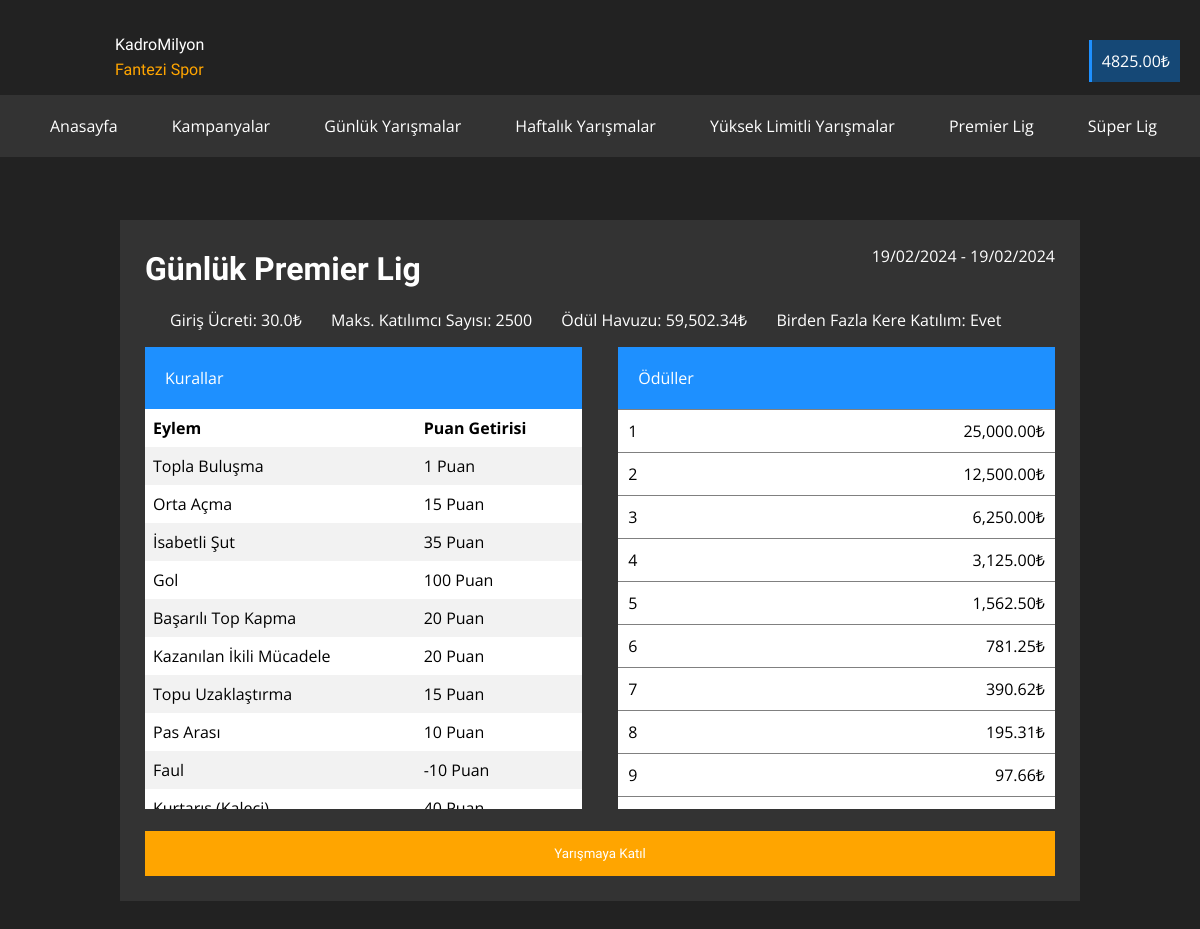
The page /competition/2 (signed in) on the database its author committed.
### app.py (models this page shows, shortened)
class User(db.Model, UserMixin):
    id = db.Column(db.Integer, primary_key=True)
    username = db.Column(db.String)
    email = db.Column(db.String, unique=True)
    password = db.Column(db.String)
    is_admin = db.Column(db.Boolean, default=False)
    balance = db.Column(db.Float, default=0)
    referred_by = db.Column(db.String)

class Competition(db.Model):
    id = db.Column(db.Integer, primary_key=True)
    competition_name = db.Column(db.String)
    start_date = db.Column(db.Date)
    end_date = db.Column(db.Date)
    entry_fee = db.Column(db.Float)
    competition_type = db.Column(db.String)
    allow_multiple_entries = db.Column(db.Boolean)
    highest_prize = db.Column(db.Float)
    max_number_of_participants = db.Column(db.Integer)
    prize_winners = db.Column(db.Integer)
    prize_decrease_multiplier = db.Column(db.Integer)
    minimum_prize = db.Column(db.Float)
    manual_prize_override = db.Column(db.String)
    @property
    def participant_max(self):
        return self.max_number_of_participants if \
            self.max_number_of_participants > self.total_participants else "Yarışma Dolu"
    @property
    def prize_pool(self):
        total_price = self.highest_prize
        temp_price = self.highest_prize
        manual_override = self.manual_prize_override
        prize_ranges = {}
        for i in range(self.prize_winners):
            temp_price = temp_price / self.prize_decrease_multiplier if temp_price / self.prize_decrease_multiplier > self.minimum_prize else self.minimum_prize
            total_price += temp_price
        return total_price
    @property
    def total_participants(self):
        return Draft.query.filter_by(competition_fk=self.id).count()
    @property
    def all_prizes(self):
        all_prizes = {}
        temp_price = self.highest_prize
        manual_override = self.manual_prize_override
        prize_ranges = {}
        if manual_override is not None:
            for i in manual_override.split("/"):
                prize_ranges[i.split(":")[0]] = float(i.split(":")[-1])
            return prize_ranges
        for i in range(self.prize_winners):
            if temp_price in all_prizes.values():
                all_prizes.pop(i)
                all_prizes[str(i) + "-" + str(self.prize_winners)] = self.minimum_prize
                return all_prizes
            all_prizes[i + 1] = temp_price
            temp_price = temp_price / self.prize_decrease_multiplier if temp_price / self.prize_decrease_multiplier > self.minimum_prize else self.minimum_prize
        return all_prizes

### app.py (the view)
@app.route("/competition/<competition_id>")
def competition(competition_id):
    if Competition.query.get(competition_id).total_participants >= \
            Competition.query.get(competition_id).max_number_of_participants:
        return flask.redirect("/")
    if not current_user.is_authenticated:
        return flask.redirect("/login")
    return flask.render_template("competition.html", competition=Competition.query.get(competition_id))

### app.py (called while the page is built)
@login_manager.user_loader
def user_loader(user_id):
    user = User.query.get(user_id)
    return user

### templates/competition.html (shortened to what this page needs)
<!doctype html>
<html lang="en">
<head>
</head>
<body style="background-color: #222; padding: 0; margin: 0; font-family: 'Open Sans', sans-serif">
    <div style="width: 100%; box-sizing: border-box; height: 220px">
        <img src="/static/kadromilyon.png" alt="" style="width: 75px; padding: 20px; float: left">
        <div style="float: left;" id="hid-mob">
            <p style="color: white; font-size: 1rem; margin-top: 35px; font-family: 'Protest Guerrilla', sans-serif">
                KadroMilyon
            </p>
            <p style="color: orange; font-size: 1rem; margin-top: -10px; font-family: 'Protest Guerrilla', sans-serif">
                Fantezi Spor
            </p>
        </div>
        <div style="float: right; margin-top: 50px">
            <div style="background-color: rgba(0,134,255,0.38); border-left: dodgerblue 3px solid; color: white; padding: 10px; box-sizing: border-box; margin-right: 20px; margin-top: -10px; float: right">
                {{'%0.2f'| format(current_user.balance|float)}}₺
            </div>
        </div>
        <div style="padding: 20px 50px; overflow-x: auto; float: left; white-space: nowrap; width: 100vw; background-color: #333; box-sizing: border-box">
            <span style="display: inline-block; color: white" onclick="document.location = '/'">
                Anasayfa
            </span>
            <span style="display: inline-block; margin-left: 50px; color: white" onclick="localStorage.clear(); window.location = '/'">
                Kampanyalar
            </span>
            <span style="display: inline-block; margin-left: 50px; color: white" onclick="document.location = '/?filter_q=daily'">
                Günlük Yarışmalar
            </span>
            <span style="display: inline-block; margin-left: 50px; color: white" onclick="document.location = '/?filter_q=weekly'">
                Haftalık Yarışmalar
            </span>
            <span style="display: inline-block; margin-left: 50px; color: white" onclick="document.location = '/?filter_q=daily'">
                Yüksek Limitli Yarışmalar
            </span>
            <span style="display: inline-block; margin-left: 50px; color: white" onclick="document.location = '/?filter_q=Premier-Lig'">
                Premier Lig
            </span>
            <span style="display: inline-block; margin-left: 50px; color: white" onclick="document.location = '/?filter_q=Süper-Lig'">
                Süper Lig
            </span>
        </div>
    </div>
    <center>
        <div style="background-color: #333333; width: 80%; height: fit-content; text-align: left; padding: 25px; box-sizing: border-box; min-height: fit-content">
            <h1 style="font-family: 'Protest Guerrilla', sans-serif; color: white; margin-top: 5px; float: left;">{{ competition.competition_name }}</h1>
            <span style="font-size: 1rem; float: right; color: white">
                {{ competition.start_date.strftime('%d/%m/%Y') }} - {{ competition.end_date.strftime('%d/%m/%Y') }}
            </span>
            <br class="displaybr">
            <br class="displaybr">
            <p style="clear: both; color: white;">
                <span style="margin-left: 25px">
                    Giriş Ücreti: {{ competition.entry_fee }}₺
                </span>
                <br class="displaybr">
                <span style="margin-left: 25px;">
                    Maks. Katılımcı Sayısı: {{ competition.participant_max }}
                </span>
                <br class="displaybr">
                <span style="margin-left: 25px">
                    Ödül Havuzu: {{"{:,.2f}".format(competition.prize_pool|float)}}₺
                </span>
                <br class="displaybr">
                <span style="margin-left: 25px">
                    Birden Fazla Kere Katılım:
                    {% if competition.allow_multiple_entries %}
                        Evet
                    {% else %}
                        Hayır
                    {% endif %}
                </span>
                <br class="displaybr">
            </p>
            <div style="background-color: white; text-align: left; float: left;" class="panel">
            <div style="background-color: dodgerblue; width: 100%; padding: 20px; color: white; box-sizing: border-box">
                Kurallar
            </div>
            <div style="width: 100%; overflow-x: auto; white-space: nowrap; height: 400px">
                <table>
                    <tr>
                        <th>Eylem</th>
                        <th>Puan Getirisi</th>
                    </tr>
                        <tr>
                            <td>
                                Topla Buluşma
                            </td>
                            <td>
                                1 Puan
                            </td>
                        </tr>
                        <tr>
                            <td>Orta Açma</td>
                            <td>15 Puan</td>
                        </tr>
                        <tr>
                            <td>İsabetli Şut</td>
                            <td>35 Puan</td>
                        </tr>
                        <tr>
                            <td>Gol</td>
                            <td>100 Puan</td>
                        </tr>
                    <tr>
                        <td>Başarılı Top Kapma</td>
                        <td>20 Puan</td>
                    </tr>
                    <tr>
                        <td>Kazanılan İkili Mücadele</td>
                        <td>20 Puan</td>
                    </tr>
                    <tr>
                        <td>Topu Uzaklaştırma</td>
                        <td>15 Puan</td>
                    </tr>
                    <tr>
                        <td>Pas Arası</td>
                        <td>10 Puan</td>
                    </tr>
                    <tr>
                        <td>Faul</td>
                        <td>-10 Puan</td>
                    </tr>
                    <tr>
                        <td>Kurtarış (Kaleci)</td>
                        <td>40 Puan</td>
                    </tr>
                </table>
            </div>
        </div>
            <div style="float: left;" id="panel-rewards" class="panel">
                <div style="background-color: dodgerblue; width: 100%; padding: 20px; color: white; box-sizing: border-box;" class="extra-margin">
                    Ödüller
                </div>
                <div style="background-color: white; height: 400px; overflow-y: auto">
                    {% for index, prize in competition.all_prizes.items() %}
                        <div style="background-color: white; border-top: 1px solid gray; padding: 10px; box-sizing: border-box">
                            <span style="float: left">{{ index }}</span>
                            <span style="float: right">
                                {{ "{:,.2f}".format(prize) }}₺
                            </span>
                        </div>
                        <br>
                    {% endfor %}
                </div>
            </div>
            <br style="clear: both">
            <br>
            <button onclick="document.location = '/draft/{{ competition.id }}'" style="color: white; font-family: 'Protest Guerrilla', sans-serif; width: 100%; padding: 15px; box-sizing: border-box; background-color: orange; outline: none; border: none">Yarışmaya Katıl</button>
        </div>
    </center>
    <br style="clear: both">
</body>
</html>

### templates/competition.html (style rules this page uses)
.panel { width: 48% }
.extra-margin { margin-top: 0; }
#panel-rewards { margin-left: 4%; }
table { border-collapse: collapse; width: 100%; }
th, td { text-align: left; padding: 8px; }
tr:nth-child(even) { background-color: #f2f2f2; }

### rows shown on the page
User: balance "4825.00"
Competition: competition_name "Günlük Premier Lig", start_date "19/02/2024", end_date "19/02/2024", entry_fee "30.0", participant_max "2500", prize_pool "59,502.34", allow_multiple_entries "1", highest_prize "25,000.00"

### other values the page prints
{{ index }} "2" "3" "4" "5" "6" "7" "8" "9"
{{ "{:,.2f}".format(prize) }} "12,500.00" "6,250.00" "3,125.00" "1,562.50" "781.25" "390.62" "195.31" "97.66"
